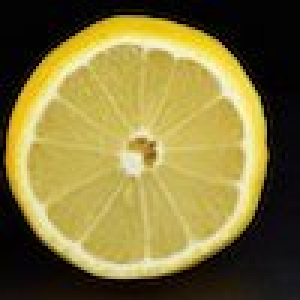
#> input picture Images/lemon.jpeg, 100 x 100 px (shown 3 times larger)
$ jupyter execute HW1.ipynb
#> lines starting #> are read from the running program, lines starting #| are printed output that depends on the picture
<table>
 <tr align=left><td>
 <td>This notebook is provided under the Creative Commons Attribution license, CC-BY 4.0. All code is made available under MIT License (c) Arash Sarshar.</td>
 <td> </td>
</table>

## Some ground rules for writing good responses in your assignments

* Make sure that you provide ample comments to communicate what you are trying to do clearly. Do not assume that anyone reading the code would immediately  understand the context.
* If you need to create new variables, think about naming them in descriptive ways.
* Each and every output should be reproducible. If you are creating a plot, make sure you include the code for that plot.
* Cite your references, including AI ones.

## Let's load the lemon picture again

[cell 1]
import numpy as np
from numpy.linalg import *
from PIL import Image
import matplotlib.pyplot as plt

### PIL stands for Python Imaging Library, and it provides the necessary tools and functions for handling images in Python. It is used for image processing, manipulation, and analysis.

[cell 2]
image = np.array(Image.open('../../Images/lemon.jpeg'))
#> image is the input picture: shape (100, 100, 3); mean R, G, B 130.2, 117.5, 59.3

[cell 3]
plt.imshow(image)
plt.show()

## Part 1

Write a block of commands that does the following.

1. Print the shape of the image
1. Create a new variable called `img_single_channel` that is equivalent to __the last color channel__ of `image`
3. Print the shape of `img_single_channel` to check that it has the same number of pixels as the original image
4. Use `plt.imshow` to plot  `img_single_channel`

[cell 4]
# Print the shape of the image
image.shape
#> Out = (100, 100, 3)

[cell 5]
# The last color of the image is selected and stored in img_single_channel
img_single_channel = image[:, :, -1]
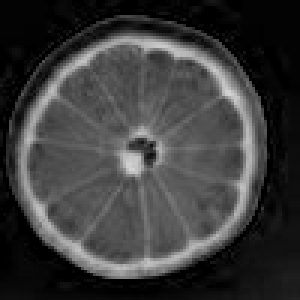
#> img_single_channel: shape (100, 100) (shown 3 times larger); min 0, max 211, mean 59.3
img_single_channel

[cell 6]
# Print the shape of img_single_channel has the same number of pixels as the original image
img_single_channel.shape
#> Out = (100, 100)

[cell 7]
# Plot the image in single channel by using plt.imshow()
plt.imshow(img_single_channel)
plt.title('Single Channel Image')
plt.show()

## Part 2

Write a block of commands that does the following.

1. Create a new variable called `img_average_channel` that is equivalent to __the average of all three color channels__ of `image`
3. Print the shape of `img_average_channel` to check that it has the same number of pixels as the original image
4. Use `plt.imshow` to plot  the original image in `image`, compare the result with the result of `Part 1`, and comment on the differences and which one you would say is better

[cell 8]
#img_average_channel has the average of all 3 color channels of the image
img_average_channel = np.mean(image, axis=2)
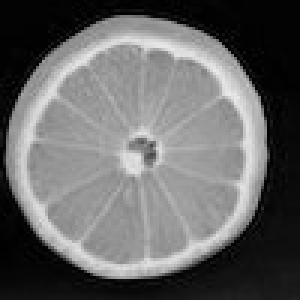
#> img_average_channel: shape (100, 100) float64 (shown 3 times larger); min 0, max 234.7, mean 102.3

[cell 9]
img_average_channel

[cell 10]
#Print the shape of the average image channel has the same number of pixels as the original image
img_average_channel.shape
#> Out = (100, 100)

[cell 11]
#Plot the average channel image using plt.imshow()
plt.imshow(img_average_channel)
plt.title('Average Channel Image')
plt.show()

### Differences between image from Part 1 and Part 2

The average channel image is better than the image from single channel image as in the single channel image only the last color channel is used to plot the image, therefore in this image the blue color is emphasized more.

The average channel image is plotted by taking into account the average color of all the 3 channels. So this method removes color variations and simplifies the image.

## Part 3

1. Describe what an identity matrix is. What does multiplying with an identity matrix do?
1. Create an identity matrix called `identity_matrix` that has the same size as `img_average_channel`.
2. Print a random row out of `identity_matrix` and describe your observations.

## Describe Identity matrix:

An identity matrix is a square matrix which contains 1 as its diagonal element and all the other entries are 0.

[cell 12]
# Define the size of the identity matrix (same as img_average_channel)
matrix_size = img_average_channel.shape
#> matrix_size = (100, 100)

# Create the identity matrix using numpy
identity_matrix = np.eye(matrix_size[0], matrix_size[1])

[cell 13]
# Print a random row from identity_matrix
random_row_index = np.random.randint(matrix_size[0])
#> random_row_index = 44
random_row = identity_matrix[random_row_index, :]
random_row

The random row consists only a single 1 as its diagonal element while the rest of the elements are 0. So we have created an identity matrix which contains 1 as diagonal elements are rest of the elements are 0.

## Part 4

We are going to use `identity_matrix` to scramble the rows and columns of `img_average_channel`.

1. First, create a numpy array that contains the numbers $0,1, \cdots, N$ where $N$ is the number of rows in the image.

2. Use `numpy.random.shuffle` to shuffle the indices. Call the shuffled array, `rows`

4. Print `rows` and inspect the elements.

[cell 14]
#Find the number of rows in image
N = img_average_channel[0].size
#> N = 100

#Create numpy array of size N
arrayN = np.arange(N)
#> arrayN = 100 values from 0 to 99
arrayN.size
#> Out = 100

[cell 15]
#Shuffle the indices of arrayN
np.random.shuffle(arrayN)

[cell 16]
#Call the shuffled indices rows and print the rows
rows = arrayN
rows

## Part 5

1. Use your array of random row indices to create a new matrix `T` from `identity_matrix`. Overall, `T` has the same elements as `identity_matrix`, but the order of the rows of `T` should be according to the variable `rows`
2. Take a moment to think about what we are doing here. Describe in your own words what matrix `T` is.
3. Sanity check, print the shape of `T` and make sure it is the same size as `identity_matrix` and `img_average_channel`. If you need to,  reshape it to have the same size.

[cell 17]
#Create matrix T equal to identity matrix but shuffling its row sequence according to the row array we created
T = identity_matrix[rows]

T is making use of the same elements of the identity matrix that we created in part 3 only the order of the rows in the identity matrix has been changed according to the random rows that we have generated in part 4.

[cell 18]
#Verify the shape of T, identity matrix and img_average_channel to be equal
print(T.shape)
#| (100, 100)
print(identity_matrix.shape)
#| (100, 100)
print(img_average_channel.shape)
#| (100, 100)

## Part 6

1. Matrix multiply `T` and `img_average_channel` and store the result in `transformed_image`. Check the shape of the result.
2. Plot `transformed_image` and describe the pattern you see.
3. Think about what each dot product in the matrix multiplication is doing. Describe in your own words what this transformation is doing to the original image.

[cell 19]
#Multiply matrix T and img_average_channel
transformed_image = np.matmul(T, img_average_channel)
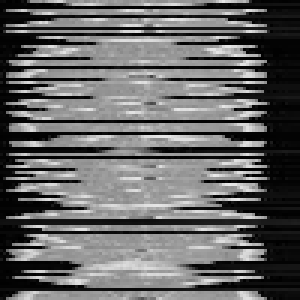
#> transformed_image: shape (100, 100) float64 (shown 3 times larger); min 0, max 234.7, mean 102.3
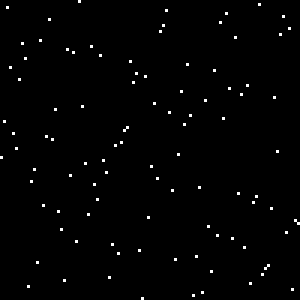
#> T: shape (100, 100) float64 (shown 3 times larger); values 0 (black) and 1 (white), 1% white in thin lines or dots

[cell 20]
#Check the shape of transformed_image
transformed_image.shape

[cell 21]
#Plot transformed image
plt.imshow(transformed_image)
plt.title('Transformed Image')
plt.show()

Matrix T has reordered the rows in which the identity matrix was represented. And we multiplied matrix T with the average channel matrix, which gave result to a distorted image due to the shuffled rows in the matrix. Each dot product is taking the row from img_average channel and plotting it in transformed image according to the sequence specified in rows.

## Part 7

1. We now want to retrieve the original image. Is matrix `T` invertible? How would you show that it is invertible?
2. Compute the inverse and store the matrix in `Tinv`.
3. Perform the inverse of the scrambling operation and plot the result to show that you retrieved the original image.

[cell 22]
# To check if the matrix is invertible we can check by calculating its determinant
# The matrix is invertible if its determinant is 0
# Calculate the determinant of matrix T
determinant_T = np.linalg.det(T)
#> determinant_T = 1

[cell 23]
# Check if T is determinant is non-zero
if determinant_T != 0:
    print("Matrix T is invertible.")
else:
    print("Matrix T is not invertible.")

[cell 24]
# Compute the inverse of matrix T
Tinv = np.linalg.inv(T)
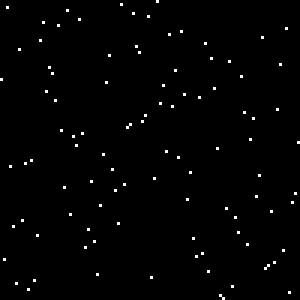
#> Tinv: shape (100, 100) float64 (shown 3 times larger); values 0 (black) and 1 (white), 1% white in thin lines or dots

[cell 25]
# Check the shape of Tinv
Tinv.shape

[cell 26]
#Retrieve the image by multiplying the inverse of matrix T with the transformed image
retrieve_image = np.matmul(Tinv, transformed_image)

[cell 27]
#Plot retrieved image
plt.imshow(retrieve_image)
plt.title('Retrieved Image')
plt.show()

From the retrieved image we can see that it matches the original image.

## Part 8: Extra Points

* We want to perform the same operations but on the columns of the original image. How would you do the matrix algebra? Plot the scrambled image for the proof of concept.

[cell 28]
image.shape

[cell 29]
#To perform the same operations on the rows of image we can transpose the image to get the image with columns
transposed_image = np.transpose(image, (1, 0, 2))
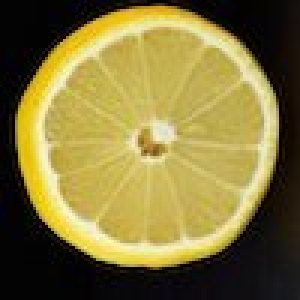
#> transposed_image: shape (100, 100, 3) (shown 3 times larger); mean R, G, B 130.2, 117.5, 59.3
transposed_image.shape

[cell 30]
#Find the number of columns in image
M = transposed_image.shape[1]

#Create numpy array of size M
arrayM = np.arange(M)
arrayM.size

[cell 31]
#Shuffle the indices of arrayM
np.random.shuffle(arrayM)

[cell 32]
#Call the shuffled indices cols and print the cols
cols = arrayM
cols

[cell 33]
# Define the size of the identity matrix (same as transposed_image)
matrix_size = transposed_image.shape

# Create the identity matrix using numpy
identity_matrix2 = np.eye(matrix_size[0], matrix_size[1])

[cell 34]
matrix_size

[cell 35]
identity_matrix2.shape

[cell 36]
#Create matrix Q equal to identity matrix but shuffling its column sequence according to the colums array we created
Q = identity_matrix2[cols]

[cell 37]
Q[0]

[cell 38]
#Multiply matrix Q and transposed_image
transformed_image2 = np.matmul(Q, transposed_image)
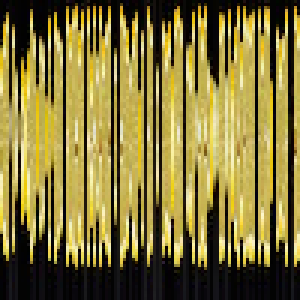
#> transformed_image2: shape (100, 100, 3) float64 (shown 3 times larger); mean R, G, B 130.2, 117.5, 59.3

#Check the shape of transformed_image
transformed_image2.shape

[cell 39]
#Plot transformed image
plt.imshow(transformed_image2)
plt.title('Transformed Image')
plt.show()

## Extra Points

* Now can you perform the scrambling on __both the columns and rows__ of the original image?  Write the code and plot the scrambled image. Then invert the operations and show that you can recover the original image.

[cell 40]
#Find the number of columns in image
N,M,_ = transposed_image.shape

#Create numpy array of size M
arrayN = np.arange(N)
arrayM.size

#Create numpy array of size M
arrayM = np.arange(M)
arrayM.size

[cell 41]
#Shuffle the indices of arrayN, arrayM
rows = np.random.shuffle(arrayN)
cols = np.random.shuffle(arrayM)

[cell 42]
identity_matrix_row = np.eye(N)
identity_matrix_col = np.eye(M)

[cell 43]
T = identity_matrix_row[rows]
Q = identity_matrix_col[cols]

[cell 44]
transposed_image.shape

[cell 45]
transposed_image = Image.fromarray(transposed_image)

[cell 46]
reshaped_transposed_image = transposed_image.resize((100, 100))

[cell 47]
reshaped_transposed_image = np.array(reshaped_transposed_image)

[cell 48]
reshaped_transposed_image.shape

[cell 49]
scrambled_image = np.matmul(T, transposed_image)

[cell 50]
scrambled_image.shape

[cell 51]
Q = Q.reshape(100,100)

[cell 52]
Q.shape

[cell 53]
scrambled_image = np.matmul(Q, scrambled_image)
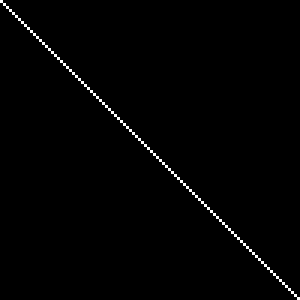
#> Q: shape (100, 100) float64 (shown 3 times larger); values 0 (black) and 1 (white), 1% white in thin lines or dots

[cell 54]
scrambled_image.shape

[cell 55]
#Plot scrambled image
plt.imshow(scrambled_image)
plt.title('Scrambled Image')
plt.show()
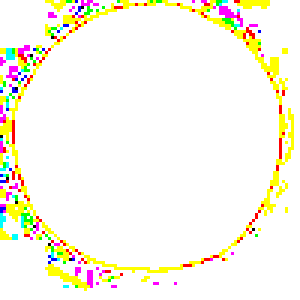
#> shown: shape (100, 100, 3) float64 (shown 3 times larger); mean R, G, B 0.983, 0.97, 0.915

[cell 56]
determinant_Q = np.linalg.det(Q)
#> determinant_Q = 1
determinant_Q
#> Out = 1

[cell 57]
# Compute the inverse of matrix T
Tinv = np.linalg.inv(T)

# Compute the inverse of matrix Q
Qinv = np.linalg.inv(Q)

[cell 58]
#Retrieve the image by multiplying the inverse of matrix T  and matrix Q with the scrambled image
original_image = np.matmul(Tinv, scrambled_image)

[cell 59]
original_image = np.matmul(Qinv, original_image)

[cell 60]
original_image = np.transpose(original_image, (1, 0, 2))

[cell 61]
#Plot transformed image
plt.imshow(original_image)
plt.title('Original Image')
plt.show()
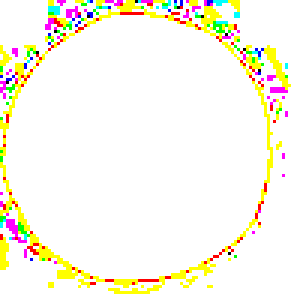
#> shown: shape (100, 100, 3) float64 (shown 3 times larger); mean R, G, B 0.983, 0.97, 0.915
